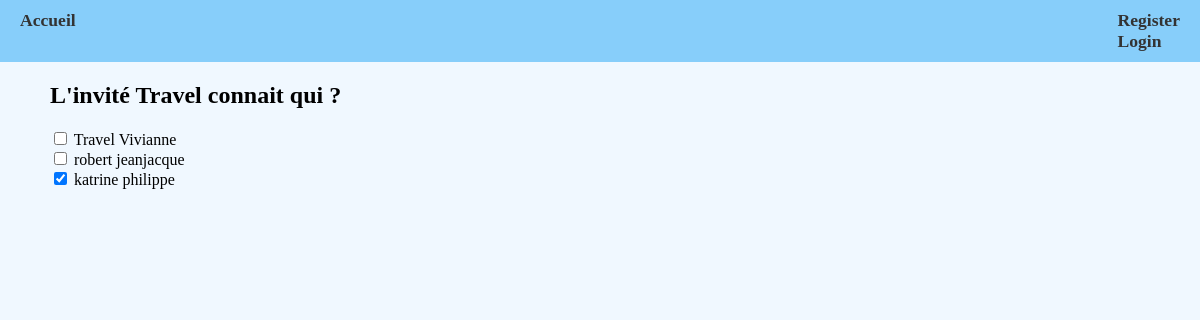
Screenshot of /guest_friends/11 with the database file from the repository.
### FlaskAppMU/model.py (models this page shows)
class Guest(db.Model):
    id = db.Column(db.Integer, primary_key=True)
    fname = db.Column(db.String(50), nullable=False)
    lname = db.Column(db.String(50), nullable=False)
    job = db.Column(db.String(50))
    age = db.Column(db.Integer)
    sex = db.Column(db.Integer)
    hobby_1 = db.Column(db.String(255))
    hobby_2 = db.Column(db.String(255))
    hobby_3 = db.Column(db.String(255))
    questions = db.Column(db.Text)
    created_at = db.Column(db.DateTime, nullable=False, default=datetime.now)
    id_event = db.Column(db.Integer, db.ForeignKey('event.id'), nullable=False)

### FlaskAppMU/app.py (the view)
@app.route("/guest_friends/<int:event_id><int:guest_id>", methods=["GET"])
def guest_friends(event_id, guest_id):
    guests = Guest.query.filter(Guest.id_event == event_id, Guest.id != guest_id).all()
    guest = Guest.query.get(guest_id)
    knowledges = Whoknowswho.query.filter(Whoknowswho.guest == guest.id).all()
    knowledge_ids = [knowledge.know_him for knowledge in knowledges]
    print(knowledge_ids)
    return render_template(
        "guest_friends.html",
        event_id=event_id,
        guests=guests,
        guest=guest,
        knowledges=knowledge_ids,
    )

### FlaskAppMU/templates/guest_friends.html (shortened to what this page needs)
{% extends "base.html"%}
{% block content %}
    <h2>L'invité {{guest.fname}} connait qui ?</h2>
    {% if guests %}
        {% for friend in guests %}
        <input type="checkbox" {% if friend.id in knowledges %}checked{% endif %}  friend_id="{{ friend.id }}">
        <label>{{friend.fname}} {{friend.lname}}  </label>
        <br>
        {% endfor %}
    {% endif %}
{% endblock%}

### FlaskAppMU/static/css/style.css (style rules this page uses)
body { background-color:aliceblue; margin: 0; }

### rows the page displays
Guest: fname "Travel"
Guest: fname "Travel", lname "Vivianne"
Guest: fname "robert", lname "jeanjacque"
Guest: id "☑", fname "katrine", lname "philippe"
